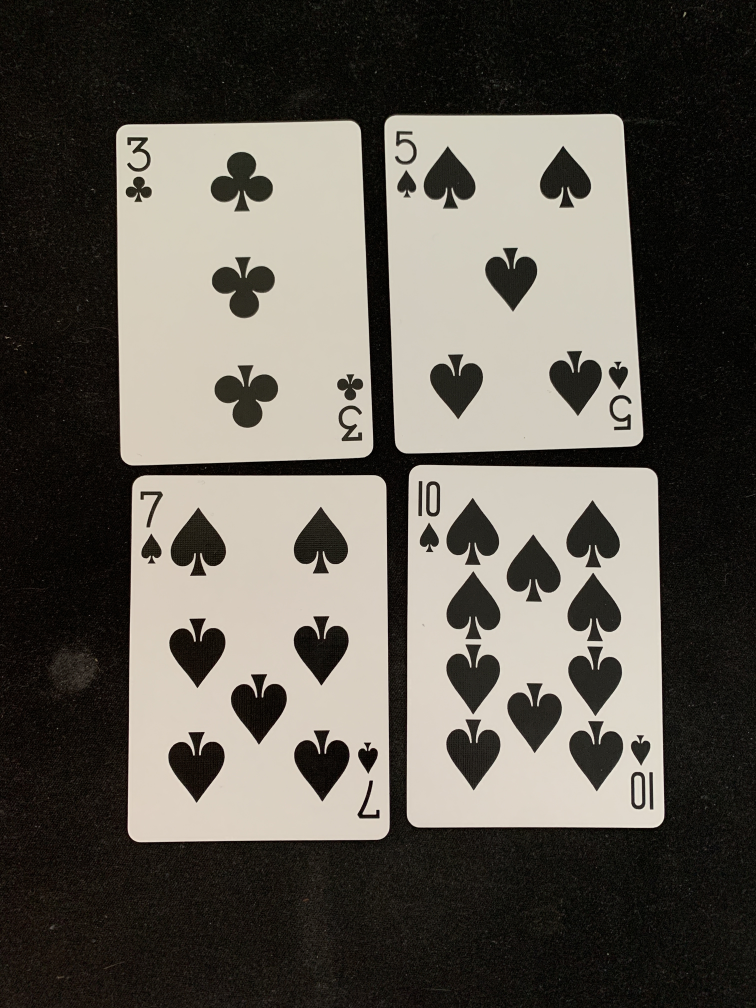
#> input picture Card_Imgs/3and10.jpg, 3024 x 4032 px, found by its file name (shown at 1/4 size); its folder holds only this picture in this run
$ python read_images.py Card_Imgs/3and10.jpg
#> lines starting #> are read from the running program, lines starting #| are printed output that depends on the picture; after the words box and inside, x2 and y2 are one past the last pixel; in counts of white or black regions, pixels touching at a corner belong together
import cv2
import numpy as np
from matplotlib import pyplot as plt
from simple_blackjack import simple
import pytesseract
import argparse
import sys

# To run the program write 'python read_images.py image1.jpg'
# where image1.jpg is the name of the image you want to use.
parser = argparse.ArgumentParser(description='Blackjack AI')

# Add '--' to make it optional
parser.add_argument('image', metavar='Name of Image', type=str, default='DetFirstHand.jpg',
                    help='Enter the name of the image you want to scan')

args = parser.parse_args()

image = args.image

input_img = cv2.imread(f'Card_Imgs/{image}', 1)
#> input_img is the input picture: shape (4032, 3024, 3); mean B, G, R 82.6, 90.4, 94.7


def crop_num(img):
    # convert the image to HSV color space

    img_hsv = cv2.cvtColor(img, cv2.COLOR_BGR2HSV)
#> img_hsv: shape (4032, 3024, 3); mean H, S, V 20.8, 85.9, 94.8

    # find Otsu threshold on value channel (white can be any Hue/Satuation)
    ret, thresh_V = cv2.threshold(
        img_hsv[:, :, 2], 150, 255, cv2.THRESH_BINARY + cv2.THRESH_OTSU)
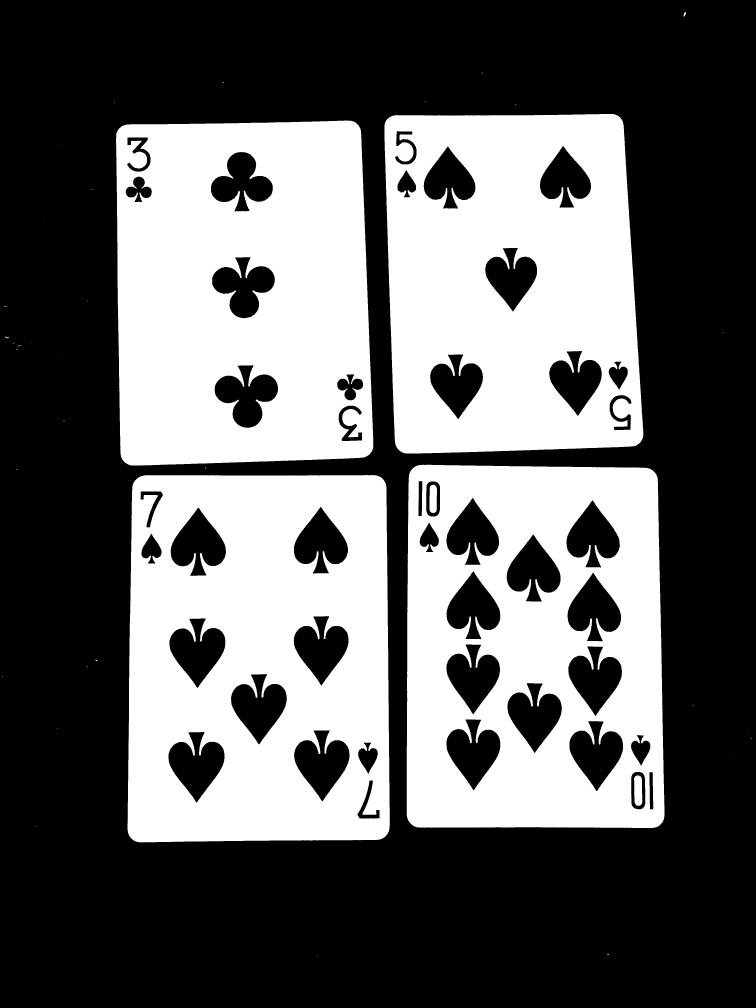
#> thresh_V: shape (4032, 3024) (shown at 1/4 size); 38.7% white; 52 white regions (40 under 20 px), largest, box (x1, y1, x2, y2) and area: (510, 1900, 1559, 3370) 1244945, (464, 482, 1493, 1862) 1227791, (1537, 456, 2573, 1814) 1140255
#> ret = 116

    # some morphology operation to clear unwanted spots
    kernel = np.ones((5, 5), np.uint8)
    thresh = thresh_V
    img_dilated = cv2.dilate(thresh, kernel, iterations=1)
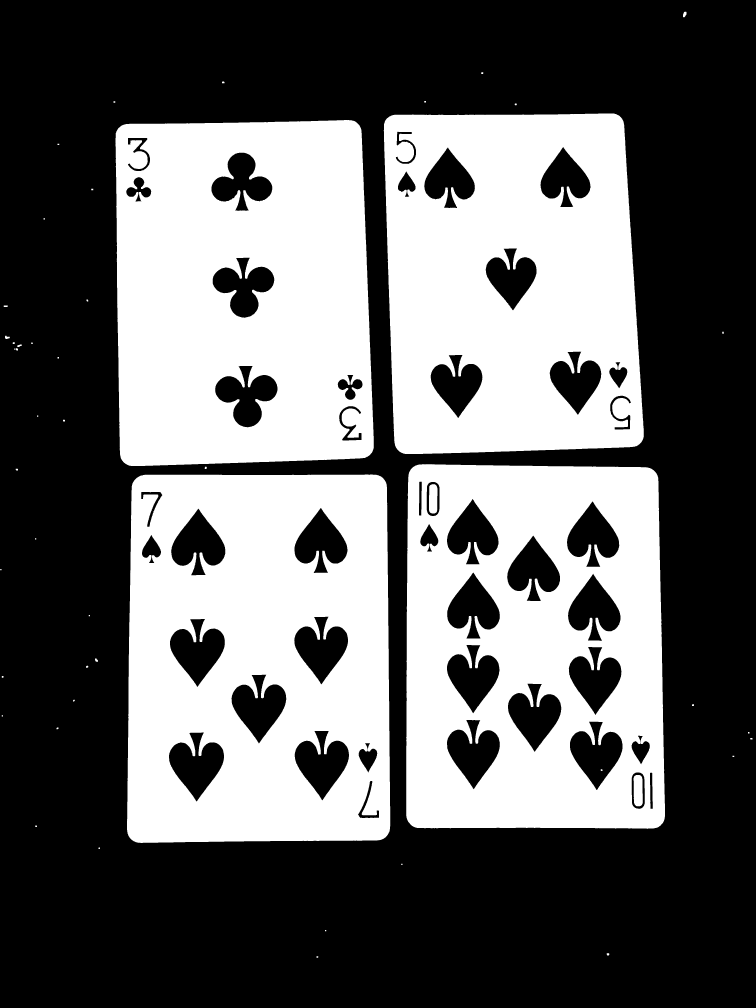
#> img_dilated: shape (4032, 3024) (shown at 1/4 size); 39.7% white; 49 white regions

    # find contours on the result above
    contours, hierarchy = cv2.findContours(
        img_dilated, cv2.RETR_EXTERNAL, cv2.CHAIN_APPROX_NONE)
#> contours = 46 contours, 8 with area under 20; largest, box (x1, y1, x2, y2) and area: (508, 1898, 1561, 3372) 1517451, (1625, 1857, 2660, 3315) 1472163, (462, 480, 1495, 1864) 1358314, (1535, 454, 2575, 1816) 1316289, (2732, 47, 2746, 69) 202

    results = []
    contours = list(contours)
    contours.sort(key=lambda x: x[0, 0, 1])  # Sort by contours on y-axis
    for c in contours:
        # Loop through contours with an area larger than 500000
        if cv2.contourArea(c) > 500000:
            peri = cv2.arcLength(c, True)
            approx = cv2.approxPolyDP(c, 0.015 * peri, True)

            if len(approx) == 4:
                screenCnt = approx

            pts = screenCnt.reshape(4, 2)
            rect = np.zeros((4, 2), dtype="float32")

            s = pts.sum(axis=1)
            rect[0] = pts[np.argmin(s)]
            rect[2] = pts[np.argmax(s)]

            diff = np.diff(pts, axis=1)
            rect[1] = pts[np.argmin(diff)]
            rect[3] = pts[np.argmax(diff)]

            # Define top-left, top-right, bottom-right, bottom-left corner
            dst = np.array([[0, 0], [384, 0], [384, 600],
                           [0, 600]], dtype="float32")
            M = cv2.getPerspectiveTransform(rect, dst)
            warp = cv2.warpPerspective(img, M, (384, 600))

            warp = warp[15:88, 4:55]  # Crop card to number
            results.append(warp)
#> this loop made 46 passes
#> (peri, pts, s, diff) on passes 7, 8, 24, 27: (4660.3, [[2477, 463], [1542, 480], [1598, 1806], [2567, 1765]], [2940, 2022, 3404, 4332], [-2014, -1062, 208, -802]), (4713, [[1421, 486], [472, 514], [501, 1854], [1487, 1810]], [1907, 986, 2355, 3297], [-935, 42, 1353, 323]), (4912.2, [[1652, 1868], [1633, 3287], [2634, 3307], [2625, 1893]], [3520, 4920, 5941, 4518], [216, 1654, 673, -732]), (4969.3, [[1524, 1906], [537, 1921], [531, 3362], [1550, 3339]], [3430, 2458, 3893, 4889], [382, 1384, 2831, 1789])
#> after the loop, results = 4 items

    return results


def read_images(imgs):
    config = ('-c tessedit_char_whitelist=0123456789AJQK -l eng --oem 1 --psm 8')
    results = []
    for i in imgs:

        # Ploting the image using matplotlib
        plt.imshow(cv2.cvtColor(i, cv2.COLOR_RGB2BGR))
        plt.figure()
        gray = cv2.cvtColor(i, cv2.COLOR_BGR2GRAY)
        thresh = cv2.threshold(
            gray, 0, 255, cv2.THRESH_BINARY_INV + cv2.THRESH_OTSU)[1]
        # Blur and perform text extraction
        thresh = 255 - cv2.GaussianBlur(thresh, (5, 5), 0)
        text = pytesseract.image_to_string(thresh, config=config)
        results.append(text.strip("\n\x0c"))
#> this loop made 1 pass
#> pass 1, in read_images, `gray = cv2.cvtColor(i, cv2.COLOR_BGR2GRAY)`:
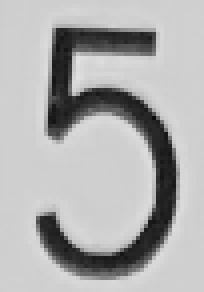
#> gray: shape (73, 51) (shown 4 times larger); min 11, max 225, mean 174.2
#> pass 1, in read_images, `thresh = cv2.threshold( gray, 0, 255, cv2.THRESH_BINARY_INV + cv2.THRE..`:
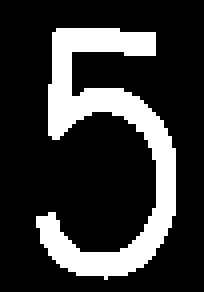
#> thresh: shape (73, 51) (shown 4 times larger); 21.2% white; 1 white region, box (x1, y1, x2, y2) and area: (9, 7, 44, 70) 788
#> pass 1, in read_images, `thresh = 255 - cv2.GaussianBlur(thresh, (5, 5), 0)`:
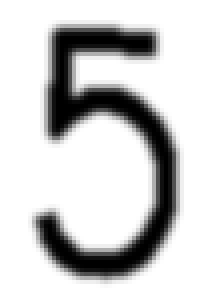
#> thresh: shape (73, 51) (shown 4 times larger); min 0, max 255, mean 201
#> after the loop, results = []
    return results


def calc_hand_value(cards):
    value_lookup = {'A': 1, '2': 2, '3': 3, '4': 4, '5': 5, '6': 6, '7': 7,
                    '8': 8, '9': 9, '10': 10, 'J': 10, 'Q': 10, 'K': 10, '%': 3, 'i': 10}

    value = 0
    for c in cards:
        #value += value_lookup[c]
        value += value_lookup.get(c, 10)

    return value


cropped = crop_num(input_img)
#> (the run stopped early here; a loop or call above may not have finished)
